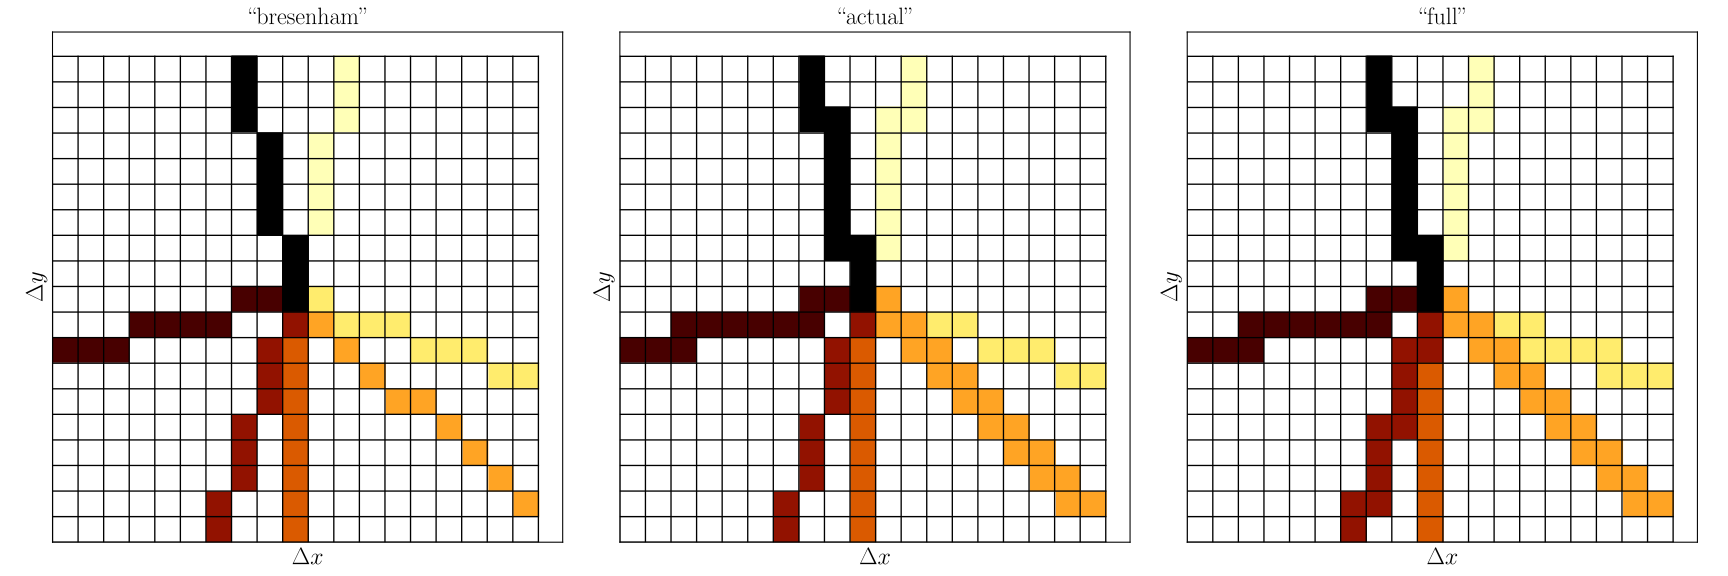

Write Python code to recreate this figure.

import GooseEYE.image    as gimage
import numpy             as np
import matplotlib.pyplot as plt

try   : plt.style.use('goose-latex')
except: pass

# open new figure
fig = plt.figure(figsize=(18,6))
fig.set_tight_layout(True)

# create a grid of points, to plot a grid (below)
grid  = (
  np.hstack(( 0.*np.ones((20,1))              , 1.*np.ones((20,1))              )).T,
  np.hstack(( np.arange(20).reshape(-1,1)/19. , np.arange(20).reshape(-1,1)/19. )).T,
)

# loop over the different algorithms
for (subplot,mode) in enumerate(['bresenham','actual','full']):

  # calculate a few pixel paths
  paths = (
    gimage.path([0,0],[ 9, 2],mode=mode),
    gimage.path([0,0],[-3, 9],mode=mode),
    gimage.path([0,0],[-8, 9],mode=mode),
    gimage.path([0,0],[-9, 0],mode=mode),
    gimage.path([0,0],[-9,-3],mode=mode),
    gimage.path([0,0],[-2,-9],mode=mode),
    gimage.path([0,0],[+9,-2],mode=mode),
  )

  # store the paths as image, for plotting
  img = np.zeros((19,19),dtype='int32')
  for i,path in enumerate(paths):
    img[path[:,0]+9,path[:,1]+9] = i+1

  # plot the paths
  ax = fig.add_subplot(1,3,subplot+1)
  ax.imshow(img,cmap='afmhot_r',extent=(0,.9999,0,.9999))
  ax.plot(grid[0],grid[1],linewidth=1.,color='k')
  ax.plot(grid[1],grid[0],linewidth=1.,color='k')
  ax.xaxis.set_ticks([])
  ax.yaxis.set_ticks([])
  plt.xlabel(r'$\Delta x$')
  plt.ylabel(r'$\Delta y$')
  plt.title (r"``%s''"%mode)

# save figure
plt.savefig('pixel_path.svg')
